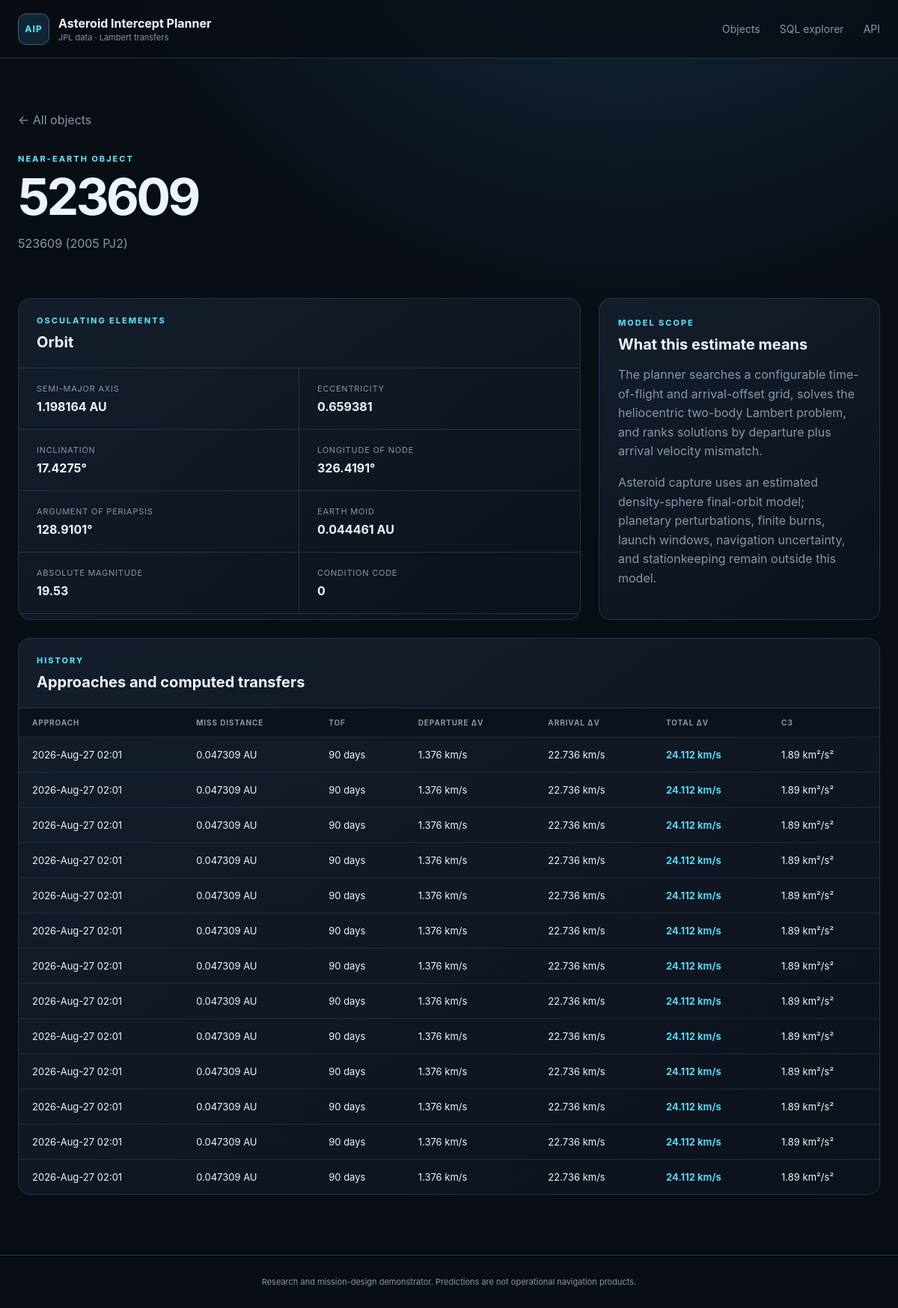
The app's page /asteroid/523609 with its own data.
### tables this page shows
CREATE TABLE orbital_elements (
    designation TEXT PRIMARY KEY REFERENCES asteroids(designation) ON DELETE CASCADE,
    epoch_jd_tdb REAL,
    semi_major_axis_au REAL NOT NULL,
    eccentricity REAL NOT NULL,
    inclination_deg REAL NOT NULL,
    raan_deg REAL NOT NULL,
    arg_periapsis_deg REAL NOT NULL,
    mean_anomaly_deg REAL,
    perihelion_time_jd_tdb REAL,
    perihelion_distance_au REAL,
    aphelion_distance_au REAL,
    orbital_period_days REAL,
    earth_moid_au REAL,
    condition_code TEXT,
    orbit_id TEXT,
    source TEXT NOT NULL,
    updated_at TEXT NOT NULL
);

CREATE TABLE asteroids (
    designation TEXT PRIMARY KEY,
    fullname TEXT,
    absolute_magnitude_h REAL,
    diameter_km REAL,
    first_seen_at TEXT NOT NULL,
    updated_at TEXT NOT NULL
);

CREATE TABLE intercept_plans (
    plan_id INTEGER PRIMARY KEY AUTOINCREMENT,
    approach_id INTEGER NOT NULL REFERENCES close_approaches(approach_id) ON DELETE CASCADE,
    method TEXT NOT NULL,
    departure_jd_tdb REAL NOT NULL,
    arrival_jd_tdb REAL NOT NULL,
    tof_days REAL NOT NULL,
    departure_dv_kms REAL NOT NULL,
    arrival_dv_kms REAL NOT NULL,
    total_dv_kms REAL NOT NULL,
    c3_km2_s2 REAL,
    leo_departure_dv_kms REAL,
    polyline_json TEXT,
    computed_at TEXT NOT NULL, capture_dv_kms REAL, stable_final_orbit INTEGER, capture_json TEXT,
    UNIQUE (approach_id, method)
);

CREATE TABLE close_approaches (
    approach_id INTEGER PRIMARY KEY AUTOINCREMENT,
    designation TEXT NOT NULL REFERENCES asteroids(designation) ON DELETE CASCADE,
    body TEXT NOT NULL DEFAULT 'Earth',
    close_approach_jd_tdb REAL NOT NULL,
    close_approach_text TEXT,
    distance_au REAL NOT NULL,
    distance_min_au REAL,
    distance_max_au REAL,
    relative_velocity_kms REAL,
    hyperbolic_excess_velocity_kms REAL,
    time_uncertainty TEXT,
    ingested_at TEXT NOT NULL,
    UNIQUE (designation, body, close_approach_jd_tdb)
);

### app/web.py (the view)
    @application.route("/asteroid/<designation>")
    def asteroid_detail(designation: str):
        asteroid = get_asteroid(designation, settings.database_path)
        if asteroid is None:
            return render_template("not_found.html", designation=designation), 404
        return render_template(
            "detail.html",
            asteroid=asteroid,
            approaches=asteroid_approaches(designation, settings.database_path),
        )

### app/database.py (called while the page is built, shortened)
def _dict_row(cursor: sqlite3.Cursor, row: tuple[Any, ...]) -> dict[str, Any]:
    return {column[0]: row[index] for index, column in enumerate(cursor.description)}

@contextmanager
def connect(path: Path | None = None) -> Iterator[sqlite3.Connection]:
    database_path = Path(path or get_settings().database_path)
    database_path.parent.mkdir(parents=True, exist_ok=True)
    connection = sqlite3.connect(database_path, timeout=30)
    connection.row_factory = _dict_row
    connection.execute("PRAGMA foreign_keys = ON")
    connection.execute("PRAGMA busy_timeout = 30000")
    try:
        yield connection
    finally:
        connection.close()

def initialize_database(path: Path | None = None) -> Path:
    database_path = Path(path or get_settings().database_path)
    schema = Path(__file__).with_name("schema.sql").read_text(encoding="utf-8")
    with connect(database_path) as connection:
        schema_version = int(connection.execute("PRAGMA user_version").fetchone()["user_version"])
        if schema_version < 2:
            connection.executescript(schema)
            connection.commit()
    return database_path

def fetch_all(
    query: str, params: Sequence[Any] = (), path: Path | None = None
) -> list[dict[str, Any]]:
    initialize_database(path)
    with connect(path) as connection:
        return connection.execute(query, params).fetchall()

def fetch_one(
    query: str, params: Sequence[Any] = (), path: Path | None = None
) -> dict[str, Any] | None:
    rows = fetch_all(query, params, path)
    return rows[0] if rows else None

def get_asteroid(designation: str, path: Path | None = None) -> dict[str, Any] | None:
    return fetch_one(
        """
        SELECT a.*, oe.*
        FROM asteroids a
        LEFT JOIN orbital_elements oe USING(designation)
        WHERE a.designation = ?
        """,
        (designation,),
        path,
    )

def asteroid_approaches(designation: str, path: Path | None = None) -> list[dict[str, Any]]:
    return fetch_all(
        """
        SELECT ca.*, ip.*
        FROM close_approaches ca
        LEFT JOIN intercept_plans ip USING(approach_id)
        WHERE ca.designation = ?
        ORDER BY ca.close_approach_jd_tdb DESC
        """,
        (designation,),
        path,
    )

### app/templates/detail.html (shortened to what this page needs)
{% extends "base.html" %}
{% block content %}
<section class="detail-hero">
  <a class="back" href="{{ url_for('index') }}">← All objects</a>
  <p class="eyebrow">NEAR-EARTH OBJECT</p>
  <h1>{{ asteroid.designation }}</h1>
  <p>{{ asteroid.fullname or 'JPL small-body designation' }}</p>
</section>
<section class="detail-grid">
  <article class="panel">
    <div class="panel-header"><div><p class="eyebrow">OSCULATING ELEMENTS</p><h2>Orbit</h2></div></div>
    <dl class="spec-grid">
      <div><dt>Semi-major axis</dt><dd>{{ asteroid.semi_major_axis_au|number(6) }} AU</dd></div>
      <div><dt>Eccentricity</dt><dd>{{ asteroid.eccentricity|number(6) }}</dd></div>
      <div><dt>Inclination</dt><dd>{{ asteroid.inclination_deg|number(4) }}°</dd></div>
      <div><dt>Longitude of node</dt><dd>{{ asteroid.raan_deg|number(4) }}°</dd></div>
      <div><dt>Argument of periapsis</dt><dd>{{ asteroid.arg_periapsis_deg|number(4) }}°</dd></div>
      <div><dt>Earth MOID</dt><dd>{{ asteroid.earth_moid_au|number(6) }} AU</dd></div>
      <div><dt>Absolute magnitude</dt><dd>{{ asteroid.absolute_magnitude_h|number(2) }}</dd></div>
      <div><dt>Condition code</dt><dd>{{ asteroid.condition_code or '—' }}</dd></div>
    </dl>
  </article>
  <article class="panel note-card">
    <p class="eyebrow">MODEL SCOPE</p>
    <h2>What this estimate means</h2>
    <p>The planner searches a configurable time-of-flight and arrival-offset grid, solves the heliocentric two-body Lambert problem, and ranks solutions by departure plus arrival velocity mismatch.</p>
    <p>Asteroid capture uses an estimated density-sphere final-orbit model; planetary perturbations, finite burns, launch windows, navigation uncertainty, and stationkeeping remain outside this model.</p>
  </article>
</section>
<section class="panel">
  <div class="panel-header"><div><p class="eyebrow">HISTORY</p><h2>Approaches and computed transfers</h2></div></div>
  <div class="table-wrap"><table>
    <thead><tr><th>Approach</th><th>Miss distance</th><th>TOF</th><th>Departure Δv</th><th>Arrival Δv</th><th>Total Δv</th><th>C3</th></tr></thead>
    <tbody>{% for row in approaches %}<tr>
      <td>{{ row.close_approach_text or row.close_approach_jd_tdb }}</td>
      <td>{{ row.distance_au|number(6) }} AU</td>
      <td>{{ row.tof_days|number(0) }} days</td>
      <td>{{ row.departure_dv_kms|number(3) }} km/s</td>
      <td>{{ row.arrival_dv_kms|number(3) }} km/s</td>
      <td><strong class="accent">{{ row.total_dv_kms|number(3) }} km/s</strong></td>
      <td>{{ row.c3_km2_s2|number(2) }} km²/s²</td>
    </tr>{% endfor %}</tbody>
  </table></div>
</section>
{% endblock %}

### app/static/style.css (style rules this page uses)
:root { --bg:#090d14;--surface:#101722;--surface-2:#151f2d;--line:#253246;--text:#edf4ff;--muted:#8796ab;--cyan:#56d7ef;--green:#67e8b5;--orange:#ffad66;--max:1440px;font-family:Inter,ui-sans-serif,system-ui,-apple-system,BlinkMacSystemFont,"Segoe UI",sans-serif;color-scheme:dark }
* { box-sizing:border-box }
body { margin:0;background:radial-gradient(circle at 70% -20%,#16334a 0,transparent 35%),var(--bg);color:var(--text);min-height:100vh }
.eyebrow { font-size:11px;letter-spacing:.18em;color:var(--cyan);font-weight:800;margin:0 0 10px }
.hero h1,.detail-hero h1 { font-size:clamp(42px,6vw,82px);line-height:.98;margin:0;letter-spacing:-.055em }
.hero>div>p:last-child,.detail-hero>p:last-child { color:var(--muted);max-width:680px;line-height:1.65 }
.panel { border:1px solid var(--line);background:linear-gradient(145deg,rgba(21,31,45,.93),rgba(12,18,28,.93));border-radius:16px;overflow:hidden }
.panel-header { padding:22px 24px;border-bottom:1px solid var(--line);display:flex;align-items:center;justify-content:space-between;gap:24px }
.panel-header h2,.note-card h2,.table-list h2 { margin:0;font-size:20px }
.table-wrap { overflow:auto }
table { width:100%;border-collapse:collapse;font-size:13px }
th { text-align:left;color:var(--muted);font-size:10px;text-transform:uppercase;letter-spacing:.09em;padding:13px 18px;background:#0c121b;white-space:nowrap }
td { border-top:1px solid rgba(37,50,70,.75);padding:15px 18px;white-space:nowrap }
.object-link:hover,.accent { color:var(--cyan) }
.detail-hero { padding:30px 0 44px }
.detail-hero h1 { font-size:68px }
.back { display:inline-block;margin-bottom:35px;color:var(--muted);text-decoration:none }
.detail-grid { display:grid;grid-template-columns:2fr 1fr;gap:24px;margin-bottom:24px }
.spec-grid { display:grid;grid-template-columns:repeat(2,1fr);margin:0 }
.spec-grid div { padding:20px 24px;border-bottom:1px solid var(--line) }
.spec-grid div:nth-child(odd) { border-right:1px solid var(--line) }
dt { color:var(--muted);font-size:11px;text-transform:uppercase;letter-spacing:.07em }
dd { margin:7px 0 0;font-weight:700 }
.note-card { padding:25px }
.note-card p:not(.eyebrow) { color:var(--muted);line-height:1.6 }

### records on screen
orbital_elements: designation "523609", semi_major_axis_au|number "1.198164", eccentricity|number "0.659381", inclination_deg|number "17.4275", raan_deg|number "326.4191", arg_periapsis_deg|number "128.9101", earth_moid_au|number "0.044461", condition_code "0"
asteroids: fullname "523609 (2005 PJ2)", absolute_magnitude_h|number "19.53"
intercept_plans: close_approach_text "2026-Aug-27 02:01", distance_au|number "0.047309", tof_days|number "90", departure_dv_kms|number "1.376", arrival_dv_kms|number "22.736", total_dv_kms|number "24.112", c3_km2_s2|number "1.89"
intercept_plans: close_approach_text "2026-Aug-27 02:01", distance_au|number "0.047309", tof_days|number "90", departure_dv_kms|number "1.376", arrival_dv_kms|number "22.736", total_dv_kms|number "24.112", c3_km2_s2|number "1.89"
intercept_plans: close_approach_text "2026-Aug-27 02:01", distance_au|number "0.047309", tof_days|number "90", departure_dv_kms|number "1.376", arrival_dv_kms|number "22.736", total_dv_kms|number "24.112", c3_km2_s2|number "1.89"
intercept_plans: close_approach_text "2026-Aug-27 02:01", distance_au|number "0.047309", tof_days|number "90", departure_dv_kms|number "1.376", arrival_dv_kms|number "22.736", total_dv_kms|number "24.112", c3_km2_s2|number "1.89"
intercept_plans: close_approach_text "2026-Aug-27 02:01", distance_au|number "0.047309", tof_days|number "90", departure_dv_kms|number "1.376", arrival_dv_kms|number "22.736", total_dv_kms|number "24.112", c3_km2_s2|number "1.89"
intercept_plans: close_approach_text "2026-Aug-27 02:01", distance_au|number "0.047309", tof_days|number "90", departure_dv_kms|number "1.376", arrival_dv_kms|number "22.736", total_dv_kms|number "24.112", c3_km2_s2|number "1.89"
intercept_plans: close_approach_text "2026-Aug-27 02:01", distance_au|number "0.047309", tof_days|number "90", departure_dv_kms|number "1.376", arrival_dv_kms|number "22.736", total_dv_kms|number "24.112", c3_km2_s2|number "1.89"
intercept_plans: close_approach_text "2026-Aug-27 02:01", distance_au|number "0.047309", tof_days|number "90", departure_dv_kms|number "1.376", arrival_dv_kms|number "22.736", total_dv_kms|number "24.112", c3_km2_s2|number "1.89"
intercept_plans: close_approach_text "2026-Aug-27 02:01", distance_au|number "0.047309", tof_days|number "90", departure_dv_kms|number "1.376", arrival_dv_kms|number "22.736", total_dv_kms|number "24.112", c3_km2_s2|number "1.89"
intercept_plans: close_approach_text "2026-Aug-27 02:01", distance_au|number "0.047309", tof_days|number "90", departure_dv_kms|number "1.376", arrival_dv_kms|number "22.736", total_dv_kms|number "24.112", c3_km2_s2|number "1.89"
intercept_plans: close_approach_text "2026-Aug-27 02:01", distance_au|number "0.047309", tof_days|number "90", departure_dv_kms|number "1.376", arrival_dv_kms|number "22.736", total_dv_kms|number "24.112", c3_km2_s2|number "1.89"
intercept_plans: close_approach_text "2026-Aug-27 02:01", distance_au|number "0.047309", tof_days|number "90", departure_dv_kms|number "1.376", arrival_dv_kms|number "22.736", total_dv_kms|number "24.112", c3_km2_s2|number "1.89"
intercept_plans: close_approach_text "2026-Aug-27 02:01", distance_au|number "0.047309", tof_days|number "90", departure_dv_kms|number "1.376", arrival_dv_kms|number "22.736", total_dv_kms|number "24.112", c3_km2_s2|number "1.89"
